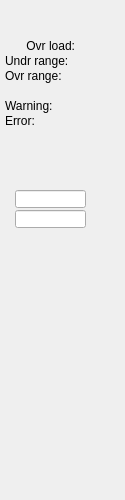
<?xml version="1.0" encoding="UTF-8"?>
<ui version="4.0">
 <class>Form</class>
 <widget class="QWidget" name="Form">
  <property name="geometry">
   <rect>
    <x>0</x>
    <y>0</y>
    <width>125</width>
    <height>500</height>
   </rect>
  </property>
  <property name="windowTitle">
   <string>Form</string>
  </property>
  <widget class="caInclude" name="cainclude">
   <property name="geometry">
    <rect>
     <x>0</x>
     <y>-15</y>
     <width>128</width>
     <height>500</height>
    </rect>
   </property>
   <property name="macro">
    <string>IOC=$(IOC),MasterID=$(MasterID),SlaveID=$(SlaveID)</string>
   </property>
   <property name="filename" stdset="0">
    <string notr="true">ecmcE_slave_frame.ui</string>
   </property>
  </widget>
  <widget class="caLabel" name="calabel_3">
   <property name="geometry">
    <rect>
     <x>5</x>
     <y>50</y>
     <width>70</width>
     <height>22</height>
    </rect>
   </property>
   <property name="text">
    <string>Undr range:</string>
   </property>
  </widget>
  <widget class="caLabel" name="calabel_4">
   <property name="geometry">
    <rect>
     <x>5</x>
     <y>35</y>
     <width>70</width>
     <height>22</height>
    </rect>
   </property>
   <property name="text">
    <string>Ovr load:</string>
   </property>
   <property name="alignment">
    <set>Qt::AlignRight|Qt::AlignTrailing|Qt::AlignVCenter</set>
   </property>
  </widget>
  <widget class="caTextEntry" name="catextentry_23">
   <property name="geometry">
    <rect>
     <x>15</x>
     <y>190</y>
     <width>71</width>
     <height>18</height>
    </rect>
   </property>
   <property name="maximumSize">
    <size>
     <width>16777215</width>
     <height>18</height>
    </size>
   </property>
   <property name="alignment">
    <set>Qt::AlignRight|Qt::AlignTrailing|Qt::AlignVCenter</set>
   </property>
   <property name="readOnly">
    <bool>false</bool>
   </property>
   <property name="channel" stdset="0">
    <string notr="true">$(IOC):m$(MasterID)s$(SlaveID)-AO01</string>
   </property>
   <property name="keepFocus">
    <bool>true</bool>
   </property>
  </widget>
  <widget class="caLineEdit" name="calineedit_42">
   <property name="geometry">
    <rect>
     <x>15</x>
     <y>210</y>
     <width>71</width>
     <height>18</height>
    </rect>
   </property>
   <property name="maximumSize">
    <size>
     <width>16777215</width>
     <height>18</height>
    </size>
   </property>
   <property name="alignment">
    <set>Qt::AlignRight|Qt::AlignTrailing|Qt::AlignVCenter</set>
   </property>
   <property name="channel" stdset="0">
    <string notr="true">$(IOC):m$(MasterID)s$(SlaveID)-AI01</string>
   </property>
   <property name="background">
    <color alpha="222">
     <red>192</red>
     <green>192</green>
     <blue>192</blue>
    </color>
   </property>
   <property name="colorMode">
    <enum>caLineEdit::Static</enum>
   </property>
   <property name="precisionMode">
    <enum>caLineEdit::Channel</enum>
   </property>
   <property name="limitsMode">
    <enum>caLineEdit::User</enum>
   </property>
   <property name="unitsEnabled">
    <bool>true</bool>
   </property>
  </widget>
  <widget class="caByte" name="cabyte_9">
   <property name="geometry">
    <rect>
     <x>85</x>
     <y>40</y>
     <width>20</width>
     <height>121</height>
    </rect>
   </property>
   <property name="font">
    <font>
     <pointsize>9</pointsize>
    </font>
   </property>
   <property name="toolTip">
    <string/>
   </property>
   <property name="channel" stdset="0">
    <string notr="true">$(IOC):m$(MasterID)s$(SlaveID)-AO01-Stat</string>
   </property>
   <property name="endBit">
    <number>7</number>
   </property>
   <property name="foreground" stdset="0">
    <color>
     <red>253</red>
     <green>0</green>
     <blue>0</blue>
    </color>
   </property>
   <property name="background" stdset="0">
    <color>
     <red>0</red>
     <green>85</green>
     <blue>0</blue>
    </color>
   </property>
  </widget>
  <widget class="caLabel" name="calabel_5">
   <property name="geometry">
    <rect>
     <x>5</x>
     <y>65</y>
     <width>70</width>
     <height>22</height>
    </rect>
   </property>
   <property name="text">
    <string>Ovr range:</string>
   </property>
  </widget>
  <widget class="caLabel" name="calabel_7">
   <property name="geometry">
    <rect>
     <x>5</x>
     <y>95</y>
     <width>70</width>
     <height>22</height>
    </rect>
   </property>
   <property name="text">
    <string>Warning:</string>
   </property>
  </widget>
  <widget class="caLabel" name="calabel_8">
   <property name="geometry">
    <rect>
     <x>5</x>
     <y>110</y>
     <width>70</width>
     <height>22</height>
    </rect>
   </property>
   <property name="text">
    <string>Error:</string>
   </property>
  </widget>
  <widget class="caRelatedDisplay" name="carelateddisplay">
   <property name="geometry">
    <rect>
     <x>90</x>
     <y>190</y>
     <width>16</width>
     <height>21</height>
    </rect>
   </property>
   <property name="labels">
    <string>&gt;</string>
   </property>
   <property name="files">
    <string>ecmcGraph_v1.ui</string>
   </property>
   <property name="args">
    <string>TITLE=$(IOC):m$(MasterID)s$(SlaveID)-AO01 ,PV=$(IOC):m$(MasterID)s$(SlaveID)-AO01,IOC=$(IOC)</string>
   </property>
  </widget>
  <widget class="caRelatedDisplay" name="carelateddisplay_2">
   <property name="geometry">
    <rect>
     <x>90</x>
     <y>210</y>
     <width>16</width>
     <height>21</height>
    </rect>
   </property>
   <property name="labels">
    <string>&gt;</string>
   </property>
   <property name="files">
    <string>ecmcGraph_v1.ui</string>
   </property>
   <property name="args">
    <string>TITLE=$(IOC):m$(MasterID)s$(SlaveID)-AI01 ,PV=$(IOC):m$(MasterID)s$(SlaveID)-AI01,IOC=$(IOC)</string>
   </property>
  </widget>
 </widget>
 <customwidgets>
  <customwidget>
   <class>caRelatedDisplay</class>
   <extends>QWidget</extends>
   <header>caRelatedDisplay</header>
  </customwidget>
  <customwidget>
   <class>caTextEntry</class>
   <extends>caLineEdit</extends>
   <header>caTextEntry</header>
  </customwidget>
  <customwidget>
   <class>caLabel</class>
   <extends>QLabel</extends>
   <header>caLabel</header>
  </customwidget>
  <customwidget>
   <class>caInclude</class>
   <extends>QWidget</extends>
   <header>caInclude</header>
  </customwidget>
  <customwidget>
   <class>caLineEdit</class>
   <extends>QLineEdit</extends>
   <header>caLineEdit</header>
  </customwidget>
  <customwidget>
   <class>caByte</class>
   <extends>QWidget</extends>
   <header>caByte</header>
  </customwidget>
 </customwidgets>
 <resources/>
 <connections/>
</ui>
